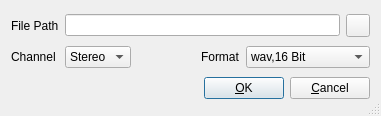
<?xml version="1.0" encoding="UTF-8"?>
<ui version="4.0">
 <class>MixdownFileDialogBase</class>
 <widget class="QDialog" name="MixdownFileDialogBase">
  <property name="geometry">
   <rect>
    <x>0</x>
    <y>0</y>
    <width>381</width>
    <height>116</height>
   </rect>
  </property>
  <property name="windowTitle">
   <string>MusE: Set Mixdown Wavefile</string>
  </property>
  <property name="sizeGripEnabled">
   <bool>true</bool>
  </property>
  <layout class="QGridLayout">
   <property name="margin">
    <number>11</number>
   </property>
   <property name="spacing">
    <number>6</number>
   </property>
   <item row="2" column="0" colspan="5">
    <layout class="QHBoxLayout">
     <property name="spacing">
      <number>6</number>
     </property>
     <property name="margin">
      <number>0</number>
     </property>
     <item>
      <spacer name="Horizontal Spacing2">
       <property name="orientation">
        <enum>Qt::Horizontal</enum>
       </property>
       <property name="sizeType">
        <enum>QSizePolicy::Expanding</enum>
       </property>
       <property name="sizeHint" stdset="0">
        <size>
         <width>20</width>
         <height>20</height>
        </size>
       </property>
      </spacer>
     </item>
     <item>
      <widget class="QPushButton" name="buttonOk">
       <property name="text">
        <string>&amp;OK</string>
       </property>
       <property name="autoDefault">
        <bool>true</bool>
       </property>
       <property name="default">
        <bool>true</bool>
       </property>
      </widget>
     </item>
     <item>
      <widget class="QPushButton" name="buttonCancel">
       <property name="text">
        <string>&amp;Cancel</string>
       </property>
       <property name="autoDefault">
        <bool>true</bool>
       </property>
      </widget>
     </item>
    </layout>
   </item>
   <item row="0" column="0">
    <widget class="QLabel" name="TextLabel1">
     <property name="text">
      <string>File Path</string>
     </property>
     <property name="wordWrap">
      <bool>false</bool>
     </property>
    </widget>
   </item>
   <item row="1" column="0">
    <widget class="QLabel" name="TextLabel2">
     <property name="text">
      <string>Channel</string>
     </property>
     <property name="wordWrap">
      <bool>false</bool>
     </property>
    </widget>
   </item>
   <item row="0" column="1" colspan="4">
    <layout class="QHBoxLayout">
     <property name="spacing">
      <number>6</number>
     </property>
     <property name="margin">
      <number>0</number>
     </property>
     <item>
      <widget class="QLineEdit" name="editPath"/>
     </item>
     <item>
      <widget class="QToolButton" name="buttonPath">
       <property name="text">
        <string/>
       </property>
      </widget>
     </item>
    </layout>
   </item>
   <item row="1" column="1">
    <widget class="QComboBox" name="comboChannel">
     <item>
      <property name="text">
       <string>Stereo</string>
      </property>
     </item>
     <item>
      <property name="text">
       <string>Mono</string>
      </property>
     </item>
     <item>
      <property name="text">
       <string>5.1</string>
      </property>
     </item>
    </widget>
   </item>
   <item row="1" column="4">
    <widget class="QComboBox" name="comboFormat">
     <item>
      <property name="text">
       <string>wav,16 Bit</string>
      </property>
     </item>
     <item>
      <property name="text">
       <string>wav, 24 Bit</string>
      </property>
     </item>
     <item>
      <property name="text">
       <string>wav, 32 Bit (float)</string>
      </property>
     </item>
    </widget>
   </item>
   <item row="1" column="3">
    <widget class="QLabel" name="TextLabel3">
     <property name="text">
      <string>Format</string>
     </property>
     <property name="wordWrap">
      <bool>false</bool>
     </property>
    </widget>
   </item>
   <item row="1" column="2">
    <spacer name="Spacer1">
     <property name="orientation">
      <enum>Qt::Horizontal</enum>
     </property>
     <property name="sizeType">
      <enum>QSizePolicy::Expanding</enum>
     </property>
     <property name="sizeHint" stdset="0">
      <size>
       <width>20</width>
       <height>20</height>
      </size>
     </property>
    </spacer>
   </item>
  </layout>
 </widget>
 <layoutdefault spacing="6" margin="11"/>
 <resources/>
 <connections>
  <connection>
   <sender>buttonOk</sender>
   <signal>clicked()</signal>
   <receiver>MixdownFileDialogBase</receiver>
   <slot>accept()</slot>
   <hints>
    <hint type="sourcelabel">
     <x>20</x>
     <y>20</y>
    </hint>
    <hint type="destinationlabel">
     <x>20</x>
     <y>20</y>
    </hint>
   </hints>
  </connection>
  <connection>
   <sender>buttonCancel</sender>
   <signal>clicked()</signal>
   <receiver>MixdownFileDialogBase</receiver>
   <slot>reject()</slot>
   <hints>
    <hint type="sourcelabel">
     <x>20</x>
     <y>20</y>
    </hint>
    <hint type="destinationlabel">
     <x>20</x>
     <y>20</y>
    </hint>
   </hints>
  </connection>
 </connections>
</ui>
